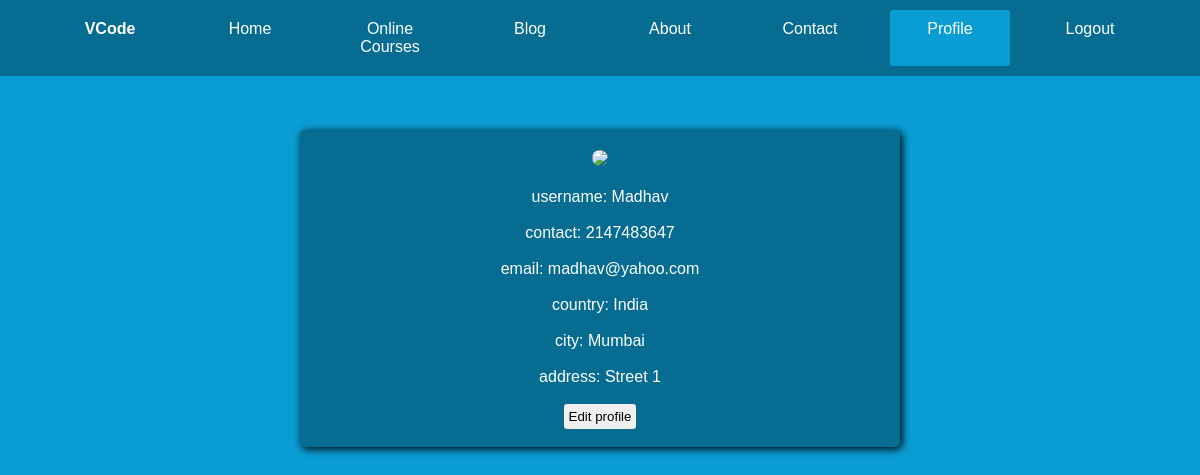
The app's page /profile.php with its own data.
### tables this page shows
CREATE TABLE `users` (
  `id` int(11) NOT NULL,
  `username` varchar(50) NOT NULL,
  `password` varchar(255) NOT NULL,
  `contact` int(11) NOT NULL,
  `email` varchar(250) DEFAULT NULL,
  `country` varchar(250) DEFAULT NULL,
  `city` varchar(250) DEFAULT NULL,
  `address` varchar(250) DEFAULT NULL,
  `created_at` datetime DEFAULT current_timestamp(),
  `profilepic` varchar(500) DEFAULT NULL
);

### profile.php (the view, shortened to what this page needs)
<?php
$con = mysqli_connect('localhost','root','');
mysqli_select_db($con,'vcode');
?>
<!DOCTYPE html>
<html lang="en">
<head>
    <link rel=stylesheet href="styles/profile.css">
</head>
<body>
    <div class="menu-bar">
        <ul>
            <li><a href="#"><b>VCode</b></a></li>
            <li><a href="home.php">Home</a></li>
            <li><a href="enrolledcourses.php">Online Courses</a>
            </li>
            <li><a href="blog.php">Blog</a></li>
            <li><a href="#">About</a></li>
            <li><a href="contact.php">Contact</a></li>
            <li class="active"><a href="login.php">Profile</a></li>
            <li><a href="logout.php">Logout</a></li>
        </ul>
    </div>
    <br>
    <br>
    <br>
    <div class="main1" style="background-color:#076c91;margin-top: 500px;width: 50%;margin: auto; text-align: center;border-radius: 5px;box-shadow: 2px 2px 8px black">
        <div class="dp" style="margin:auto">
            <img src="styles/images/default_image.png" style="width: 100px; margin: auto; margin-top:20px; border-radius: 50px">
        </div>
        <?php
            $a = "select username from login where status = 1;";
            $onlineresult = mysqli_query($con,$a);
            $row=mysqli_fetch_row($onlineresult);
            $onlinedetails = mysqli_query($con,"select * from users where username = '$row[0]'");
            $row2=mysqli_fetch_row($onlinedetails);
            echo '<br>username: ',$row2[1],'<br><br>contact: ',$row2[3],'<br><br>email: ',$row2[4],'<br><br>country: ',$row2[5],'<br><br>city: ',$row2[6],'<br><br>address: ',$row2[7],'<br><br>';
        ?>
        <button onclick=document.location.href='editprofile.php' style="border:none; padding:5px; border-radius:3px;cursor:pointer">Edit profile</button><br><br>
    </div>
</body>
</html>

### styles/profile.css (style rules this page uses)
* { padding: 0; margin: 0; font-family: sans-serif; background-image: none; }
.menu-bar { background-color: #076c91; text-align: center; }
.menu-bar ul { display: inline-flex; color: white; list-style: none; }
.menu-bar ul li { width: 100px; margin: 10px; padding: 10px; }
.menu-bar ul li a { text-decoration: none; color: white; }
.active, .menu-bar ul li:hover { background-color: #0a9dd4; border-radius: 3px; }
body { color: white; background-color: #0a9dd4; }
a { text-decoration: none; }

### records on screen
users: username "Madhav", contact "2147483647", email "madhav@yahoo.com", country "India", city "Mumbai", address "Street 1"
